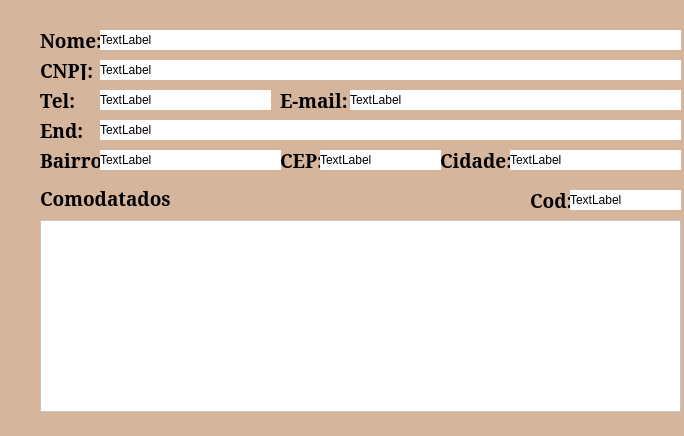
<?xml version="1.0" encoding="UTF-8"?>
<ui version="4.0">
 <class>MainWindow</class>
 <widget class="QMainWindow" name="MainWindow">
  <property name="geometry">
   <rect>
    <x>0</x>
    <y>0</y>
    <width>684</width>
    <height>436</height>
   </rect>
  </property>
  <property name="maximumSize">
   <size>
    <width>800</width>
    <height>500</height>
   </size>
  </property>
  <property name="font">
   <font>
    <family>Constantia</family>
    <pointsize>10</pointsize>
    <weight>75</weight>
    <bold>true</bold>
   </font>
  </property>
  <property name="windowTitle">
   <string>VISUALIZAR CLIENTE</string>
  </property>
  <property name="windowIcon">
   <iconset>
    <normaloff>imagens/logo.ico</normaloff>imagens/logo.ico</iconset>
  </property>
  <property name="styleSheet">
   <string notr="true">background-color: rgb(213, 181, 156);</string>
  </property>
  <property name="iconSize">
   <size>
    <width>64</width>
    <height>64</height>
   </size>
  </property>
  <property name="tabShape">
   <enum>QTabWidget::Triangular</enum>
  </property>
  <widget class="QWidget" name="centralwidget">
   <widget class="QLabel" name="label">
    <property name="geometry">
     <rect>
      <x>40</x>
      <y>30</y>
      <width>71</width>
      <height>20</height>
     </rect>
    </property>
    <property name="font">
     <font>
      <family>Constantia</family>
      <pointsize>14</pointsize>
      <weight>75</weight>
      <bold>true</bold>
     </font>
    </property>
    <property name="text">
     <string>Nome:</string>
    </property>
   </widget>
   <widget class="QLabel" name="label_2">
    <property name="geometry">
     <rect>
      <x>40</x>
      <y>60</y>
      <width>71</width>
      <height>20</height>
     </rect>
    </property>
    <property name="font">
     <font>
      <family>Constantia</family>
      <pointsize>14</pointsize>
      <weight>75</weight>
      <bold>true</bold>
     </font>
    </property>
    <property name="text">
     <string>CNPJ:</string>
    </property>
   </widget>
   <widget class="QLabel" name="label_3">
    <property name="geometry">
     <rect>
      <x>40</x>
      <y>120</y>
      <width>71</width>
      <height>20</height>
     </rect>
    </property>
    <property name="font">
     <font>
      <family>Constantia</family>
      <pointsize>14</pointsize>
      <weight>75</weight>
      <bold>true</bold>
     </font>
    </property>
    <property name="text">
     <string>End:</string>
    </property>
   </widget>
   <widget class="QLabel" name="label_4">
    <property name="geometry">
     <rect>
      <x>40</x>
      <y>150</y>
      <width>71</width>
      <height>20</height>
     </rect>
    </property>
    <property name="font">
     <font>
      <family>Constantia</family>
      <pointsize>14</pointsize>
      <weight>75</weight>
      <bold>true</bold>
     </font>
    </property>
    <property name="text">
     <string>Bairro:</string>
    </property>
   </widget>
   <widget class="QLabel" name="label_5">
    <property name="geometry">
     <rect>
      <x>440</x>
      <y>150</y>
      <width>71</width>
      <height>20</height>
     </rect>
    </property>
    <property name="font">
     <font>
      <family>Constantia</family>
      <pointsize>14</pointsize>
      <weight>75</weight>
      <bold>true</bold>
     </font>
    </property>
    <property name="text">
     <string>Cidade:</string>
    </property>
   </widget>
   <widget class="QLabel" name="label_6">
    <property name="geometry">
     <rect>
      <x>280</x>
      <y>150</y>
      <width>71</width>
      <height>20</height>
     </rect>
    </property>
    <property name="font">
     <font>
      <family>Constantia</family>
      <pointsize>14</pointsize>
      <weight>75</weight>
      <bold>true</bold>
     </font>
    </property>
    <property name="text">
     <string>CEP:</string>
    </property>
   </widget>
   <widget class="QLabel" name="label_7">
    <property name="geometry">
     <rect>
      <x>530</x>
      <y>190</y>
      <width>41</width>
      <height>20</height>
     </rect>
    </property>
    <property name="font">
     <font>
      <family>Constantia</family>
      <pointsize>14</pointsize>
      <weight>75</weight>
      <bold>true</bold>
     </font>
    </property>
    <property name="text">
     <string>Cod:</string>
    </property>
   </widget>
   <widget class="QLabel" name="label_8">
    <property name="geometry">
     <rect>
      <x>40</x>
      <y>90</y>
      <width>71</width>
      <height>20</height>
     </rect>
    </property>
    <property name="font">
     <font>
      <family>Constantia</family>
      <pointsize>14</pointsize>
      <weight>75</weight>
      <bold>true</bold>
     </font>
    </property>
    <property name="text">
     <string>Tel:</string>
    </property>
   </widget>
   <widget class="QLabel" name="label_9">
    <property name="geometry">
     <rect>
      <x>280</x>
      <y>90</y>
      <width>71</width>
      <height>20</height>
     </rect>
    </property>
    <property name="font">
     <font>
      <family>Constantia</family>
      <pointsize>14</pointsize>
      <weight>75</weight>
      <bold>true</bold>
     </font>
    </property>
    <property name="text">
     <string>E-mail:</string>
    </property>
   </widget>
   <widget class="QLabel" name="label_10">
    <property name="geometry">
     <rect>
      <x>100</x>
      <y>30</y>
      <width>581</width>
      <height>20</height>
     </rect>
    </property>
    <property name="styleSheet">
     <string notr="true">background-color: rgb(255, 255, 255);</string>
    </property>
    <property name="text">
     <string>TextLabel</string>
    </property>
   </widget>
   <widget class="QLabel" name="label_11">
    <property name="geometry">
     <rect>
      <x>100</x>
      <y>60</y>
      <width>581</width>
      <height>20</height>
     </rect>
    </property>
    <property name="styleSheet">
     <string notr="true">background-color: rgb(255, 255, 255);</string>
    </property>
    <property name="text">
     <string>TextLabel</string>
    </property>
   </widget>
   <widget class="QLabel" name="label_12">
    <property name="geometry">
     <rect>
      <x>100</x>
      <y>90</y>
      <width>171</width>
      <height>20</height>
     </rect>
    </property>
    <property name="styleSheet">
     <string notr="true">background-color: rgb(255, 255, 255);</string>
    </property>
    <property name="text">
     <string>TextLabel</string>
    </property>
   </widget>
   <widget class="QLabel" name="label_13">
    <property name="geometry">
     <rect>
      <x>350</x>
      <y>90</y>
      <width>331</width>
      <height>20</height>
     </rect>
    </property>
    <property name="styleSheet">
     <string notr="true">background-color: rgb(255, 255, 255);</string>
    </property>
    <property name="text">
     <string>TextLabel</string>
    </property>
   </widget>
   <widget class="QLabel" name="label_14">
    <property name="geometry">
     <rect>
      <x>100</x>
      <y>120</y>
      <width>581</width>
      <height>20</height>
     </rect>
    </property>
    <property name="styleSheet">
     <string notr="true">background-color: rgb(255, 255, 255);</string>
    </property>
    <property name="text">
     <string>TextLabel</string>
    </property>
   </widget>
   <widget class="QLabel" name="label_15">
    <property name="geometry">
     <rect>
      <x>100</x>
      <y>150</y>
      <width>181</width>
      <height>20</height>
     </rect>
    </property>
    <property name="styleSheet">
     <string notr="true">background-color: rgb(255, 255, 255);</string>
    </property>
    <property name="text">
     <string>TextLabel</string>
    </property>
   </widget>
   <widget class="QLabel" name="label_16">
    <property name="geometry">
     <rect>
      <x>320</x>
      <y>150</y>
      <width>121</width>
      <height>20</height>
     </rect>
    </property>
    <property name="styleSheet">
     <string notr="true">background-color: rgb(255, 255, 255);</string>
    </property>
    <property name="text">
     <string>TextLabel</string>
    </property>
   </widget>
   <widget class="QLabel" name="label_17">
    <property name="geometry">
     <rect>
      <x>510</x>
      <y>150</y>
      <width>171</width>
      <height>20</height>
     </rect>
    </property>
    <property name="styleSheet">
     <string notr="true">background-color: rgb(255, 255, 255);</string>
    </property>
    <property name="text">
     <string>TextLabel</string>
    </property>
   </widget>
   <widget class="QLabel" name="label_18">
    <property name="geometry">
     <rect>
      <x>570</x>
      <y>190</y>
      <width>111</width>
      <height>20</height>
     </rect>
    </property>
    <property name="styleSheet">
     <string notr="true">background-color: rgb(255, 255, 255);</string>
    </property>
    <property name="text">
     <string>TextLabel</string>
    </property>
   </widget>
   <widget class="QLabel" name="label_19">
    <property name="geometry">
     <rect>
      <x>40</x>
      <y>190</y>
      <width>131</width>
      <height>16</height>
     </rect>
    </property>
    <property name="font">
     <font>
      <family>Constantia</family>
      <pointsize>14</pointsize>
      <weight>75</weight>
      <bold>true</bold>
     </font>
    </property>
    <property name="text">
     <string>Comodatados:</string>
    </property>
   </widget>
   <widget class="QTextBrowser" name="textBrowser">
    <property name="geometry">
     <rect>
      <x>40</x>
      <y>220</y>
      <width>641</width>
      <height>192</height>
     </rect>
    </property>
    <property name="styleSheet">
     <string notr="true">background-color: rgb(255, 255, 255);</string>
    </property>
   </widget>
  </widget>
  <widget class="QMenuBar" name="menubar">
   <property name="geometry">
    <rect>
     <x>0</x>
     <y>0</y>
     <width>684</width>
     <height>21</height>
    </rect>
   </property>
  </widget>
 </widget>
 <resources/>
 <connections/>
</ui>
